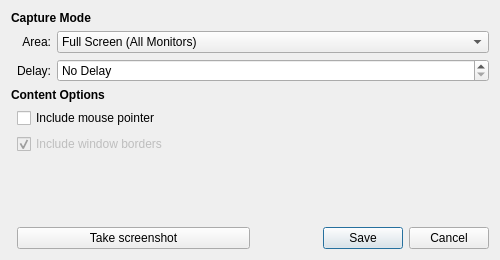
<?xml version="1.0" encoding="UTF-8"?>
<ui version="4.0">
 <class>ScreenshotDialog</class>
 <widget class="QDialog" name="ScreenshotDialog">
  <property name="geometry">
   <rect>
    <x>0</x>
    <y>0</y>
    <width>500</width>
    <height>260</height>
   </rect>
  </property>
  <property name="sizePolicy">
   <sizepolicy hsizetype="Preferred" vsizetype="Preferred">
    <horstretch>0</horstretch>
    <verstretch>0</verstretch>
   </sizepolicy>
  </property>
  <property name="windowTitle">
   <string>Dialog</string>
  </property>
  <layout class="QFormLayout" name="formLayout">
   <item row="0" column="0" colspan="2">
    <widget class="QLabel" name="label">
     <property name="text">
      <string>&lt;b&gt;Capture Mode&lt;/b&gt;</string>
     </property>
    </widget>
   </item>
   <item row="1" column="1">
    <layout class="QGridLayout" name="gridLayout">
     <item row="0" column="0">
      <widget class="QLabel" name="label_3">
       <property name="sizePolicy">
        <sizepolicy hsizetype="Minimum" vsizetype="Minimum">
         <horstretch>0</horstretch>
         <verstretch>0</verstretch>
        </sizepolicy>
       </property>
       <property name="text">
        <string>Area:</string>
       </property>
       <property name="alignment">
        <set>Qt::AlignRight|Qt::AlignTrailing|Qt::AlignVCenter</set>
       </property>
      </widget>
     </item>
     <item row="0" column="1">
      <widget class="QComboBox" name="areaComboBox">
       <property name="sizePolicy">
        <sizepolicy hsizetype="Expanding" vsizetype="Fixed">
         <horstretch>0</horstretch>
         <verstretch>0</verstretch>
        </sizepolicy>
       </property>
       <item>
        <property name="text">
         <string>Full Screen (All Monitors)</string>
        </property>
       </item>
       <item>
        <property name="text">
         <string>Current Screen</string>
        </property>
       </item>
       <item>
        <property name="text">
         <string>Active Window</string>
        </property>
       </item>
      </widget>
     </item>
     <item row="1" column="0">
      <widget class="QLabel" name="label_4">
       <property name="sizePolicy">
        <sizepolicy hsizetype="Minimum" vsizetype="Minimum">
         <horstretch>0</horstretch>
         <verstretch>0</verstretch>
        </sizepolicy>
       </property>
       <property name="text">
        <string>Delay:</string>
       </property>
       <property name="alignment">
        <set>Qt::AlignRight|Qt::AlignTrailing|Qt::AlignVCenter</set>
       </property>
      </widget>
     </item>
     <item row="1" column="1">
      <widget class="QSpinBox" name="delaySpinBox">
       <property name="sizePolicy">
        <sizepolicy hsizetype="Expanding" vsizetype="Fixed">
         <horstretch>0</horstretch>
         <verstretch>0</verstretch>
        </sizepolicy>
       </property>
       <property name="specialValueText">
        <string>No Delay</string>
       </property>
       <property name="value">
        <number>0</number>
       </property>
      </widget>
     </item>
    </layout>
   </item>
   <item row="2" column="0" colspan="2">
    <widget class="QLabel" name="label_2">
     <property name="text">
      <string>&lt;b&gt;Content Options&lt;/b&gt;</string>
     </property>
    </widget>
   </item>
   <item row="3" column="1">
    <widget class="QCheckBox" name="includeCursorCheckbox">
     <property name="text">
      <string>Include mouse pointer</string>
     </property>
    </widget>
   </item>
   <item row="4" column="1">
    <widget class="QCheckBox" name="includeBordersCheckbox">
     <property name="enabled">
      <bool>false</bool>
     </property>
     <property name="text">
      <string>Include window borders</string>
     </property>
     <property name="checked">
      <bool>true</bool>
     </property>
    </widget>
   </item>
   <item row="6" column="1">
    <layout class="QHBoxLayout" name="horizontalLayout"/>
   </item>
   <item row="7" column="0">
    <widget class="KSeparator" name="kseparator"/>
   </item>
   <item row="7" column="1">
    <spacer name="verticalSpacer">
     <property name="orientation">
      <enum>Qt::Vertical</enum>
     </property>
     <property name="sizeHint" stdset="0">
      <size>
       <width>20</width>
       <height>75</height>
      </size>
     </property>
    </spacer>
   </item>
   <item row="8" column="1">
    <layout class="QHBoxLayout" name="horizontalLayout_2">
     <item>
      <widget class="QPushButton" name="takeScreenshotButton">
       <property name="sizePolicy">
        <sizepolicy hsizetype="MinimumExpanding" vsizetype="Fixed">
         <horstretch>0</horstretch>
         <verstretch>0</verstretch>
        </sizepolicy>
       </property>
       <property name="text">
        <string>Take screenshot</string>
       </property>
       <property name="icon">
        <iconset theme="video-display"/>
       </property>
      </widget>
     </item>
     <item>
      <widget class="QDialogButtonBox" name="buttonBox">
       <property name="standardButtons">
        <set>QDialogButtonBox::Cancel|QDialogButtonBox::Save</set>
       </property>
      </widget>
     </item>
    </layout>
   </item>
   <item row="5" column="1">
    <widget class="QLabel" name="image">
     <property name="sizePolicy">
      <sizepolicy hsizetype="MinimumExpanding" vsizetype="MinimumExpanding">
       <horstretch>0</horstretch>
       <verstretch>0</verstretch>
      </sizepolicy>
     </property>
     <property name="minimumSize">
      <size>
       <width>0</width>
       <height>0</height>
      </size>
     </property>
     <property name="text">
      <string/>
     </property>
     <property name="alignment">
      <set>Qt::AlignCenter</set>
     </property>
    </widget>
   </item>
  </layout>
 </widget>
 <customwidgets>
  <customwidget>
   <class>KSeparator</class>
   <extends>QFrame</extends>
   <header>kseparator.h</header>
  </customwidget>
 </customwidgets>
 <resources/>
 <connections/>
</ui>
